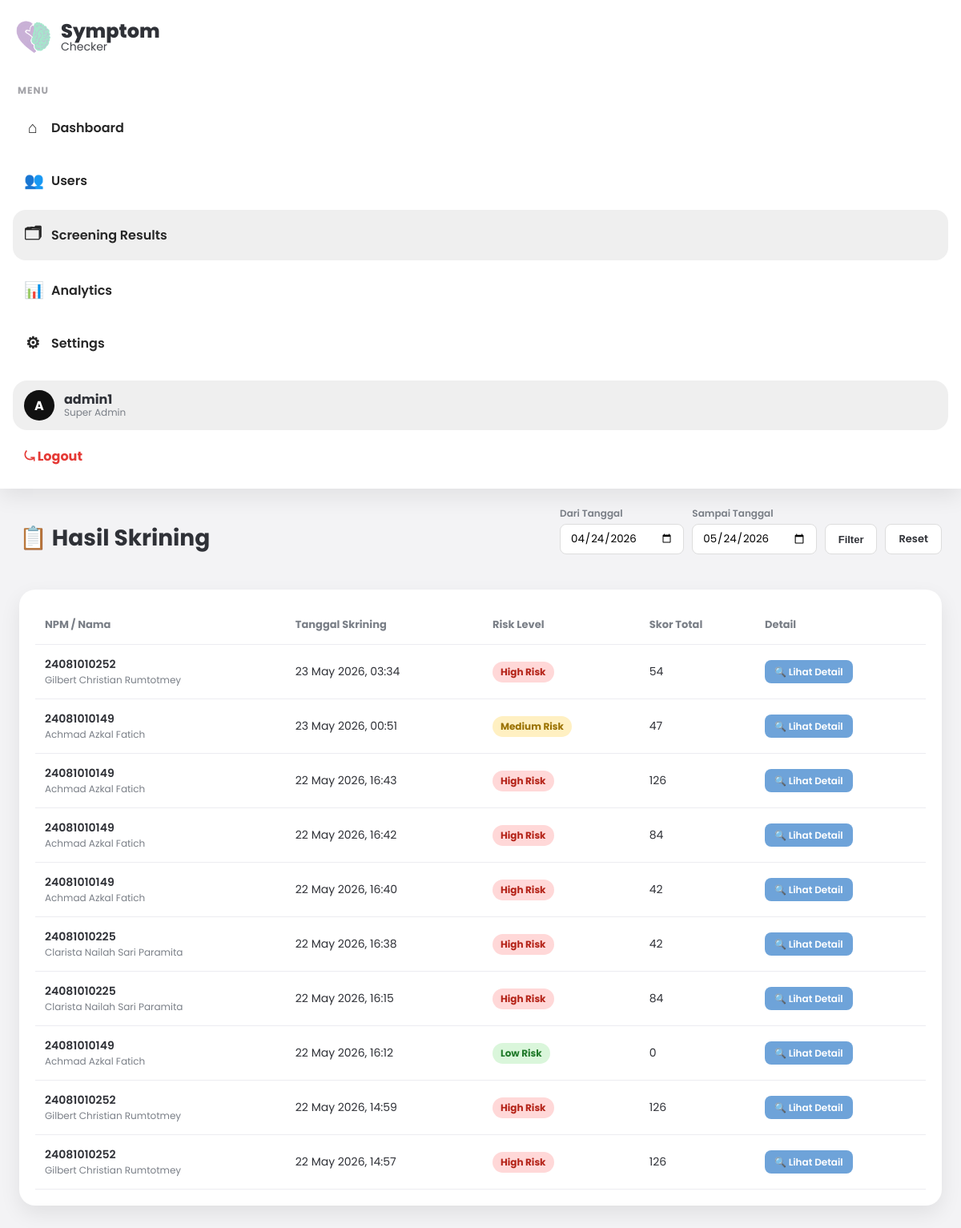
/admin/admin/hasil/index.php (signed in), run on the app's committed database.
### tables this page shows
CREATE TABLE `skrining` (
  `id_skrining` varchar(10) NOT NULL,
  `id_mahasiswa` varchar(10) NOT NULL,
  `tgl_skrining` datetime NOT NULL DEFAULT current_timestamp(),
  `skor_depresi` tinyint(3) UNSIGNED NOT NULL DEFAULT 0,
  `skor_anxiety` tinyint(3) UNSIGNED NOT NULL DEFAULT 0,
  `skor_stress` tinyint(3) UNSIGNED NOT NULL DEFAULT 0,
  `catatan` text DEFAULT NULL
);

CREATE TABLE `mahasiswa` (
  `id_mahasiswa` varchar(10) NOT NULL,
  `npm` varchar(20) NOT NULL,
  `nama` varchar(100) NOT NULL,
  `password` varchar(255) NOT NULL,
  `created_at` timestamp NOT NULL DEFAULT current_timestamp(),
  `security_question` varchar(255) DEFAULT NULL,
  `security_answer_hash` varchar(255) DEFAULT NULL
);

### admin/admin/hasil/index.php (the view, shortened to what this page needs)
<?php
require_once '../config/database.php';
$adminName = $_SESSION['admin']['username'] ?? $_SESSION['admin_username'] ?? 'Admin';
$filterStart = $_GET['start'] ?? date('Y-m-d', strtotime('-30 days'));
$filterEnd   = $_GET['end']   ?? date('Y-m-d');
try {
    $sql = "
        SELECT
            s.id_skrining,
            s.tgl_skrining,
            s.skor_depresi,
            s.skor_anxiety,
            s.skor_stress,
            (s.skor_depresi + s.skor_anxiety + s.skor_stress) AS skor_total,
            m.npm,
            m.nama,
            kd.nama_kategori AS kategori_depresi,
            ka.nama_kategori AS kategori_anxiety,
            ks.nama_kategori AS kategori_stress
        FROM skrining s
        JOIN mahasiswa m ON m.id_mahasiswa = s.id_mahasiswa
        LEFT JOIN kategori_subskala kd
            ON kd.id_subskala = 'IDU001'
            AND s.skor_depresi BETWEEN kd.rentang_min AND kd.rentang_max
        LEFT JOIN kategori_subskala ka
            ON ka.id_subskala = 'IDU002'
            AND s.skor_anxiety BETWEEN ka.rentang_min AND ka.rentang_max
        LEFT JOIN kategori_subskala ks
            ON ks.id_subskala = 'IDU003'
            AND s.skor_stress BETWEEN ks.rentang_min AND ks.rentang_max
        WHERE DATE(s.tgl_skrining) BETWEEN :start AND :end
        ORDER BY s.tgl_skrining DESC
    ";
    $stmt = $pdo->prepare($sql);
    $stmt->execute([':start' => $filterStart, ':end' => $filterEnd]);
    $hasil = $stmt->fetchAll(PDO::FETCH_ASSOC);
} catch (PDOException $e) {
    die('Error: ' . $e->getMessage());
}
function getRiskLevel(string $depresi, string $anxiety, string $stress): string
{
    $all = [$depresi, $anxiety, $stress];
    $high   = false;
    $medium = false;
    foreach ($all as $kat) {
        $k = strtolower($kat);
        if (str_contains($k, 'berat')) $high = true;
        elseif (str_contains($k, 'sedang')) $medium = true;
    }
    if ($high) return 'High Risk';
    if ($medium) return 'Medium Risk';
    return 'Low Risk';
}
function getRiskBadgeClass(string $risk): string
{
    return match ($risk) {
        'High Risk'   => 'badge-danger',
        'Medium Risk' => 'badge-warning',
        default       => 'badge-success'
    };
}
?>
<!DOCTYPE html>
<html lang="id">
<head>
</head>
<body>
<div class="layout">
    <aside class="sidebar">
        <a href="index.php" class="brand">
            <img src="../assets/img/logo.png" alt="Logo Symptom Checker">
            <div>
                <div class="title">Symptom</div>
                <div class="sub">Checker</div>
            </div>
        </a>
        <div>
            <div class="menu-label">MENU</div>
            <nav class="nav">
                <a href="index.php"><span class="ico">⌂</span>Dashboard</a>
                <a href="users.php"><span class="ico">👥</span>Users</a>
                <a href="hasil.php" class="active"><span class="ico">🗂</span>Screening Results</a>
                <a href="analytics.php"><span class="ico">📊</span>Analytics</a>
                <a href="settings.php"><span class="ico">⚙</span>Settings</a>
            </nav>
        </div>
        <div class="sidebar-footer">
            <div class="admin-box">
                <div class="avatar">A</div>
                <div class="admin-meta">
                    <div class="name"><?= htmlspecialchars($adminName); ?></div>
                    <div class="role">Super Admin</div>
                </div>
            </div>
            <a class="logout" href="../logout.php">⤿ Logout</a>
        </div>
    </aside>
    <main class="content">
        <div class="page-header">
            <h1>📋 Hasil Skrining</h1>
            <form class="filter-form" method="get">
                <div class="filter-group">
                    <label for="start">Dari Tanggal</label>
                    <input type="date" id="start" name="start" value="<?= htmlspecialchars($filterStart); ?>">
                </div>
                <div class="filter-group">
                    <label for="end">Sampai Tanggal</label>
                    <input type="date" id="end" name="end" value="<?= htmlspecialchars($filterEnd); ?>">
                </div>
                <button type="submit" class="btn btn-outline" style="height:38px;">Filter</button>
                <a href="hasil.php" class="btn btn-outline" style="height:38px;">Reset</a>
            </form>
        </div>
        <div class="table-wrapper">
            <table>
                <thead>
                    <tr>
                        <th>NPM / Nama</th>
                        <th>Tanggal Skrining</th>
                        <th>Risk Level</th>
                        <th>Skor Total</th>
                        <th>Detail</th>
                    </tr>
                </thead>
                <tbody>
                    <?php if (empty($hasil)): ?>
                        <tr>
                            <td colspan="5" style="text-align:center; padding:40px; color:var(--muted);">
                                Tidak ada hasil skrining pada periode ini.
                            </td>
                        </tr>
                    <?php else: ?>
                        <?php foreach ($hasil as $row): ?>
                            <?php
                                $risk = getRiskLevel($row['kategori_depresi'], $row['kategori_anxiety'], $row['kategori_stress']);
                                $badgeClass = getRiskBadgeClass($risk);
                            ?>
                            <tr>
                                <td>
                                    <div style="font-weight:600;"><?= htmlspecialchars($row['npm']); ?></div>
                                    <div style="font-size:12px; color:var(--muted);"><?= htmlspecialchars($row['nama']); ?></div>
                                </td>
                                <td><?= date('d M Y, H:i', strtotime($row['tgl_skrining'])); ?></td>
                                <td><span class="badge <?= $badgeClass; ?>"><?= $risk; ?></span></td>
                                <td><?= $row['skor_total']; ?></td>
                                <td>
                                    <a href="../skrining/result.php?id_skrining=<?= urlencode($row['id_skrining']); ?>"
                                       target="_blank" class="btn btn-primary btn-sm">🔍 Lihat Detail</a>
                                </td>
                            </tr>
                        <?php endforeach; ?>
                    <?php endif; ?>
                </tbody>
            </table>
        </div>
    </main>
</div>
</body>
</html>

### admin/admin/hasil/index.php (style rules this page uses)
:root { --bg:#f3f3f5; --panel:#ffffff; --text:#2f3137; --muted:#7a7f87; --shadow:0 10px 26px rgba(0,0,0,.08); --sidebar:#ffffff; --accent:#cbb2e1; --blue:#6ea3d9; --danger:#ff7b7b; --warn:#ffd36d; --success:#aee9cd; --line:#ececf1; }
* { box-sizing:border-box;margin:0;padding:0 }
body { font-family:'Poppins',sans-serif;background:var(--bg);color:var(--text); }
a { text-decoration:none;color:inherit }
.layout { display:grid;grid-template-columns:280px 1fr;min-height:100vh }
.sidebar { background:var(--sidebar); box-shadow:var(--shadow); padding:18px 16px; position:sticky; top:0; height:100vh; display:flex; flex-direction:column; gap:18px; }
.brand { display:flex; align-items:center; gap:12px; padding:6px 4px 14px; }
.brand img { width:44px;height:44px;object-fit:contain }
.brand .title { font-size:24px;font-weight:800;line-height:1 }
.brand .sub { font-size:14px;line-height:1;color:#2f3137;opacity:.9 }
.menu-label { font-size:12px;color:#a3a3a8;font-weight:700;letter-spacing:.08em;margin:4px 0 8px 6px }
.nav { display:flex;flex-direction:column;gap:8px }
.nav a { display:flex; align-items:center; gap:12px; padding:14px 14px; border-radius:16px; color:#262626; font-weight:600; }
.nav a.active,.nav a:hover { background:#efefef }
.nav .ico { width:22px;text-align:center;font-size:20px }
.sidebar-footer { margin-top:auto; display:flex; flex-direction:column; gap:10px }
.admin-box { background:#efefef; border-radius:18px; padding:12px 14px; display:flex; gap:12px; align-items:center; }
.avatar { width:38px;height:38px;border-radius:50%;background:#111;display:grid;place-items:center;color:#fff;font-weight:700 }
.admin-meta { line-height:1.2 }
.admin-meta .name { font-weight:700 }
.admin-meta .role { font-size:12px;color:var(--muted) }
.logout { color:#e53935; font-weight:700; padding:10px 14px; border-radius:14px; display:flex; align-items:center; gap:12px; }
.content { padding:22px 24px 28px }
.page-header { display:flex; justify-content:space-between; align-items:center; margin-bottom:24px; flex-wrap:wrap; gap:12px }
.page-header h1 { font-size:28px; font-weight:700 }
.filter-form { display:flex; gap:10px; align-items:flex-end; flex-wrap:wrap; margin-bottom:20px }
.filter-group { display:flex; flex-direction:column; gap:4px }
.filter-group label { font-size:12px; font-weight:600; color:var(--muted) }
.filter-group input { height:38px; padding:0 12px; border:1px solid #ddd; border-radius:8px; font-family:inherit }
.btn { padding:8px 16px; border-radius:8px; font-weight:600; font-size:13px; cursor:pointer; border:none; transition:.2s }
.btn-primary { background:var(--blue); color:#fff }
.btn-outline { background:#fff; border:1px solid #ddd; color:var(--text) }
.btn-sm { padding:6px 12px; font-size:12px }
.table-wrapper { background:var(--panel); border-radius:20px; box-shadow:var(--shadow); padding:20px; overflow-x:auto }
table { width:100%; border-collapse:collapse }
th,td { padding:14px 12px; text-align:left; border-bottom:1px solid var(--line) }
th { font-weight:700; font-size:13px; color:var(--muted) }
td { font-size:14px }
.badge { display:inline-block; padding:4px 10px; border-radius:999px; font-size:12px; font-weight:700 }
.badge-success { background:#daf6db; color:#207a2a }
.badge-warning { background:#fff0c2; color:#9a7100 }
.badge-danger { background:#ffd8d8; color:#b42318 }
@media (max-width: 1200px) { .layout { grid-template-columns:1fr } }
@media (max-width: 1200px) { .sidebar { position:relative;height:auto } }

### data on the page
skrining: id_mahasiswa.npm "24081010252", id_mahasiswa.nama "Gilbert Christian Rumtotmey", tgl_skrining "23 May 2026, 03:34", risk "High Risk", skor_total "54"
skrining: id_mahasiswa.npm "24081010149", id_mahasiswa.nama "Achmad Azkal Fatich", tgl_skrining "23 May 2026, 00:51", risk "Medium Risk", skor_total "47"
skrining: id_mahasiswa.npm "24081010149", id_mahasiswa.nama "Achmad Azkal Fatich", tgl_skrining "22 May 2026, 16:43", risk "High Risk", skor_total "126"
skrining: id_mahasiswa.npm "24081010149", id_mahasiswa.nama "Achmad Azkal Fatich", tgl_skrining "22 May 2026, 16:42", risk "High Risk", skor_total "84"
skrining: id_mahasiswa.npm "24081010149", id_mahasiswa.nama "Achmad Azkal Fatich", tgl_skrining "22 May 2026, 16:40", risk "High Risk", skor_total "42"
skrining: id_mahasiswa.npm "24081010225", id_mahasiswa.nama "Clarista Nailah Sari Paramita", tgl_skrining "22 May 2026, 16:38", risk "High Risk", skor_total "42"
skrining: id_mahasiswa.npm "24081010225", id_mahasiswa.nama "Clarista Nailah Sari Paramita", tgl_skrining "22 May 2026, 16:15", risk "High Risk", skor_total "84"
skrining: id_mahasiswa.npm "24081010149", id_mahasiswa.nama "Achmad Azkal Fatich", tgl_skrining "22 May 2026, 16:12", risk "Low Risk", skor_total "0"
skrining: id_mahasiswa.npm "24081010252", id_mahasiswa.nama "Gilbert Christian Rumtotmey", tgl_skrining "22 May 2026, 14:59", risk "High Risk", skor_total "126"
skrining: id_mahasiswa.npm "24081010252", id_mahasiswa.nama "Gilbert Christian Rumtotmey", tgl_skrining "22 May 2026, 14:57", risk "High Risk", skor_total "126"

### other printed values
$adminName "admin1"
